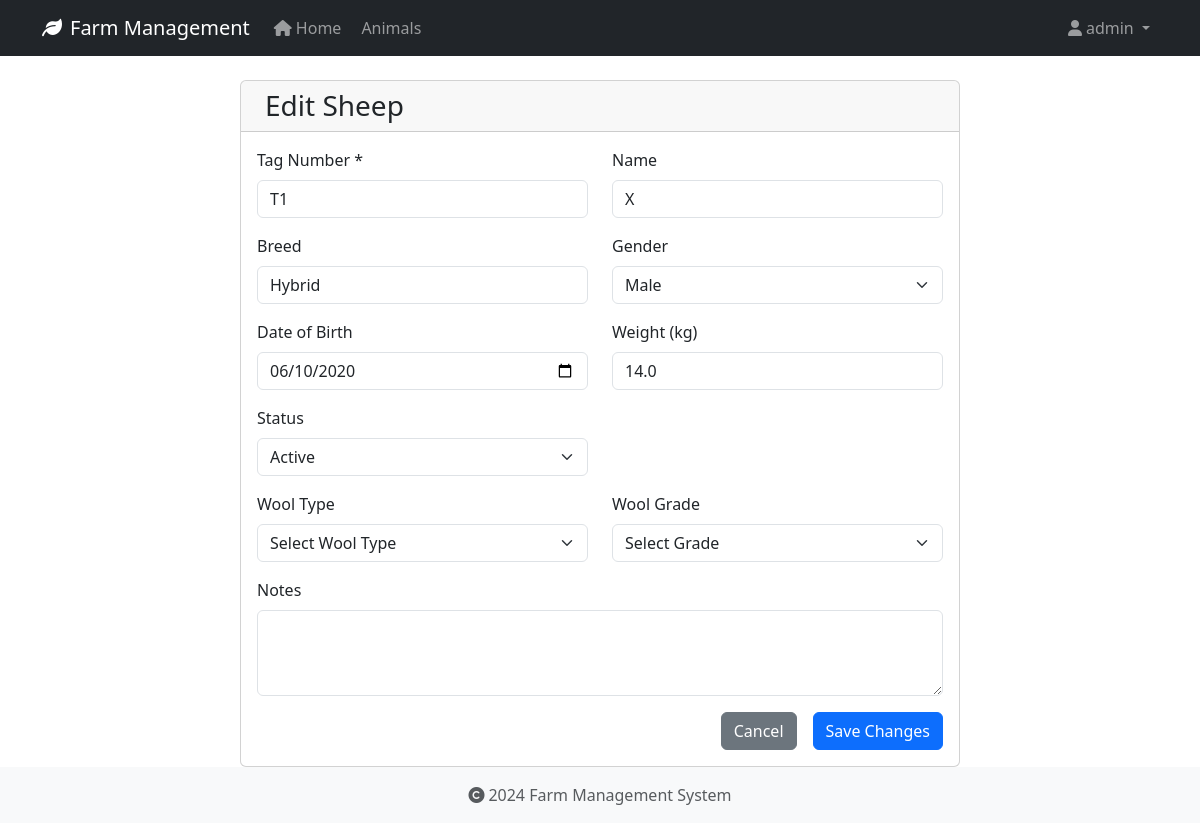
/animals/1/edit (signed in), run on the app's committed database.
### app/models/user.py (models this page shows, shortened)
class User(UserMixin, db.Model):
    id = db.Column(db.Integer, primary_key=True)
    username = db.Column(db.String(80), unique=True, nullable=False)
    email = db.Column(db.String(120), unique=True, nullable=False)
    password_hash = db.Column(db.String(128))
    role = db.Column(db.String(20), default='user')
    created_at = db.Column(db.DateTime, default=datetime.utcnow)
    last_login = db.Column(db.DateTime)
    is_active = db.Column(db.Boolean, default=True)
    first_name = db.Column(db.String(50))
    last_name = db.Column(db.String(50))
    reset_token = db.Column(db.String(100), unique=True)  # Store password reset token
    reset_token_expiration = db.Column(db.DateTime)       # Store token expiration time

### app/models/animal.py (models this page shows, shortened)
class Animal(db.Model):
    id = db.Column(db.Integer, primary_key=True)
    tag_number = db.Column(db.String(50), unique=True, nullable=False, index=True)
    name = db.Column(db.String(100), nullable=True)  # Explicitly mark as nullable
    species = db.Column(db.String(50), nullable=False, index=True)
    breed = db.Column(db.String(50), nullable=True)
    date_of_birth = db.Column(db.Date, nullable=True)
    gender = db.Column(db.String(20), nullable=True)
    weight = db.Column(db.Float, nullable=True)
    status = db.Column(db.String(20), default='active', nullable=False)
    purchase_date = db.Column(db.Date, nullable=True)
    purchase_price = db.Column(db.Float, nullable=True)
    notes = db.Column(db.Text, nullable=True)
    created_at = db.Column(db.DateTime, default=datetime.utcnow, nullable=False)
    updated_at = db.Column(db.DateTime, default=datetime.utcnow, onupdate=datetime.utcnow, nullable=False)
    wool_type = db.Column(db.String(50), nullable=True)
    last_shearing = db.Column(db.Date, nullable=True)
    fleece_weight = db.Column(db.Float, nullable=True)
    wool_grade = db.Column(db.String(20), nullable=True)
    lambing_status = db.Column(db.String(50), nullable=True)
    lambing_date = db.Column(db.Date, nullable=True)
    milk_production = db.Column(db.Float, nullable=True)
    last_milking = db.Column(db.Date, nullable=True)  # Changed from DateTime to Date
    milk_quality = db.Column(db.String(20), nullable=True)
    calving_status = db.Column(db.String(50), nullable=True)
    calving_date = db.Column(db.Date, nullable=True)
    milk_fat_content = db.Column(db.Float, nullable=True)
    egg_production = db.Column(db.Integer, nullable=True)
    egg_color = db.Column(db.String(20), nullable=True)
    comb_type = db.Column(db.String(20), nullable=True)
    laying_status = db.Column(db.String(20), nullable=True)
    last_laying_date = db.Column(db.Date, nullable=True)
    egg_size = db.Column(db.String(20), nullable=True)
    category = db.Column(db.String(50), nullable=True)
    special_needs = db.Column(db.Text, nullable=True)
    diet_requirements = db.Column(db.Text, nullable=True)
    habitat = db.Column(db.String(100), nullable=True)
    health_records = db.relationship('HealthRecord', backref='animal', lazy=True, cascade='all, delete-orphan')

### app/routes/animals.py (the view, shortened to what this page needs)
@bp.route('/<int:id>/edit', methods=['GET', 'POST'])
@login_required
def edit(id):
    animal = Animal.query.get_or_404(id)
    return render_template('animals/edit.html', animal=animal)

### app/models/user.py (called while the page is built)
@login_manager.user_loader
def load_user(user_id):
    return User.query.get(int(user_id))

### app/templates/animals/edit.html (shortened to what this page needs)
{% extends "base.html" %}
{% block content %}
<div class="container">
    <div class="row justify-content-center">
        <div class="col-md-8">
            <div class="card">
                <div class="card-header">
                    <h3 class="card-title mb-0">
                        {% if animal.species == 'Sheep' %}
                            Edit Sheep
                        {% elif animal.species == 'Cattle' %}
                            <i class="fas fa-cow me-2"></i>Edit Cattle
                        {% elif animal.species == 'Chicken' %}
                            <i class="fas fa-kiwi-bird me-2"></i>Edit Chicken
                        {% else %}
                            <i class="fas fa-paw me-2"></i>Edit Animal
                        {% endif %}
                    </h3>
                </div>
                <div class="card-body">
                    <form method="POST">
                        <div class="row mb-3">
                            <div class="col-md-6">
                                <label for="tag_number" class="form-label">Tag Number *</label>
                                <input type="text" class="form-control" id="tag_number" name="tag_number"
                                       value="{{ animal.tag_number }}" required>
                            </div>
                            <div class="col-md-6">
                                <label for="name" class="form-label">Name</label>
                                <input type="text" class="form-control" id="name" name="name"
                                       value="{{ animal.name or '' }}">
                            </div>
                        </div>
                        <div class="row mb-3">
                            <div class="col-md-6">
                                <label for="breed" class="form-label">Breed</label>
                                <input type="text" class="form-control" id="breed" name="breed"
                                       value="{{ animal.breed or '' }}">
                            </div>
                            <div class="col-md-6">
                                <label for="gender" class="form-label">Gender</label>
                                <select class="form-select" id="gender" name="gender">
                                    <option value="Male" {% if animal.gender == 'Male' %}selected{% endif %}>Male</option>
                                </select>
                            </div>
                        </div>
                        <div class="row mb-3">
                            <div class="col-md-6">
                                <label for="date_of_birth" class="form-label">Date of Birth</label>
                                <input type="date" class="form-control" id="date_of_birth" name="date_of_birth"
                                       value="{{ animal.date_of_birth.strftime('%Y-%m-%d') if animal.date_of_birth }}">
                            </div>
                            <div class="col-md-6">
                                <label for="weight" class="form-label">Weight (kg)</label>
                                <input type="number" step="0.1" class="form-control" id="weight" name="weight"
                                       value="{{ animal.weight or '' }}">
                            </div>
                        </div>
                        <div class="row mb-3">
                            <div class="col-md-6">
                                <label for="status" class="form-label">Status</label>
                                <select class="form-select" id="status" name="status">
                                    <option value="active" {% if animal.status == 'active' %}selected{% endif %}>Active</option>
                                </select>
                            </div>
                        </div>
                        {% if animal.species == 'Sheep' %}
                        <div class="row mb-3">
                            <div class="col-md-6">
                                <label for="wool_type" class="form-label">Wool Type</label>
                                <select class="form-select" id="wool_type" name="wool_type">
                                    <option value="">Select Wool Type</option>
                                </select>
                            </div>
                            <div class="col-md-6">
                                <label for="wool_grade" class="form-label">Wool Grade</label>
                                <select class="form-select" id="wool_grade" name="wool_grade">
                                    <option value="">Select Grade</option>
                                </select>
                            </div>
                        </div>
                        {% endif %}
                        <div class="mb-3">
                            <label for="notes" class="form-label">Notes</label>
                            <textarea class="form-control" id="notes" name="notes" rows="3">{{ animal.notes or '' }}</textarea>
                        </div>
                        <div class="d-grid gap-2 d-md-flex justify-content-md-end">
                            <a href="{{ url_for('animals.index') }}" class="btn btn-secondary me-md-2">Cancel</a>
                            <button type="submit" class="btn btn-primary">Save Changes</button>
                        </div>
                    </form>
                </div>
            </div>
        </div>
    </div>
</div>
{% endblock %}

### app/templates/base.html (shortened to what this page needs)
<!DOCTYPE html>
<html lang="en">
<head>
    <link rel="stylesheet" href="https://cdn.jsdelivr.net/npm/bootstrap@5.3.2/dist/css/bootstrap.min.css">
    <link rel="stylesheet" href="https://cdnjs.cloudflare.com/ajax/libs/font-awesome/6.0.0/css/all.min.css">
    <link rel="stylesheet" href="{{ url_for('static', filename='css/main.css') }}">
</head>
<body>
    <nav class="navbar navbar-expand-lg navbar-dark bg-dark">
        <div class="container">
            <a class="navbar-brand" href="{{ url_for('main.index') }}">
                <i class="fas fa-leaf me-2"></i>Farm Management
            </a>
            <div class="collapse navbar-collapse" id="navbarNav">
                <ul class="navbar-nav">
                    <li class="nav-item">
                        <a class="nav-link" href="{{ url_for('main.index') }}">
                            <i class="fas fa-home me-1"></i>Home
                        </a>
                    </li>
                    <li class="nav-item">
                        <a class="nav-link" href="{{ url_for('animals.index') }}">
                            Animals
                        </a>
                    </li>
                </ul>
                <ul class="navbar-nav ms-auto">
                    {% if current_user.is_authenticated %}
                        <li class="nav-item dropdown">
                            <a class="nav-link dropdown-toggle" href="#" id="userDropdown" role="button" data-bs-toggle="dropdown">
                                <i class="fas fa-user me-1"></i>{{ current_user.username }}
                            </a>
                        </li>
                    {% endif %}
                </ul>
            </div>
        </div>
    </nav>
    <main class="container mt-4">
        {% block content %}
        {% endblock %}
    </main>
    <footer class="footer mt-auto py-3 bg-light">
        <div class="container text-center">
            <span class="text-muted">
                <i class="fas fa-copyright me-1"></i>2024 Farm Management System
            </span>
        </div>
    </footer>
</body>
</html>

### app/static/css/main.css (style rules this page uses)
body { min-height: 100vh; display: flex; flex-direction: column; }
main { flex: 1 0 auto; }
.footer { flex-shrink: 0; }

### data on the page
User: username "admin"
Animal: tag_number "T1", name "X", breed "Hybrid", gender "Male", date_of_birth "06/10/2020", weight "14.0", status "Active"
